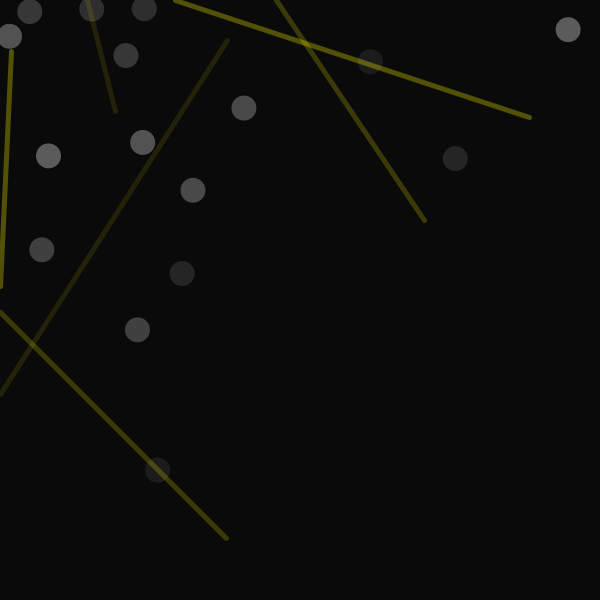
Frame 1 (no input)
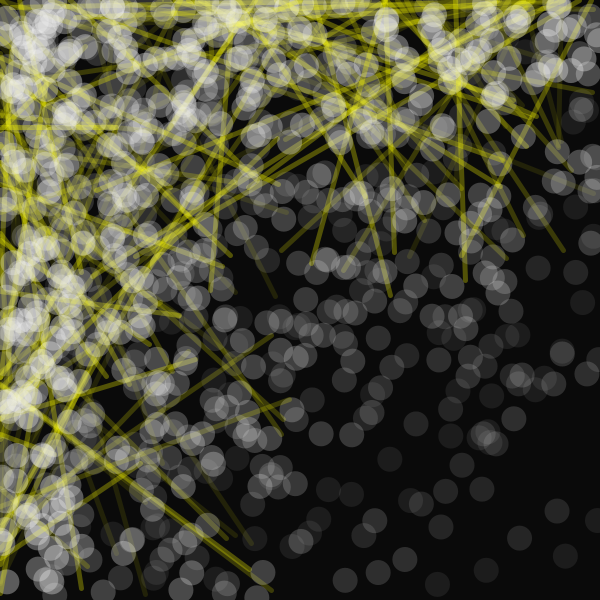
Frame 60 (the mouse pressed at the canvas centre just before this capture)
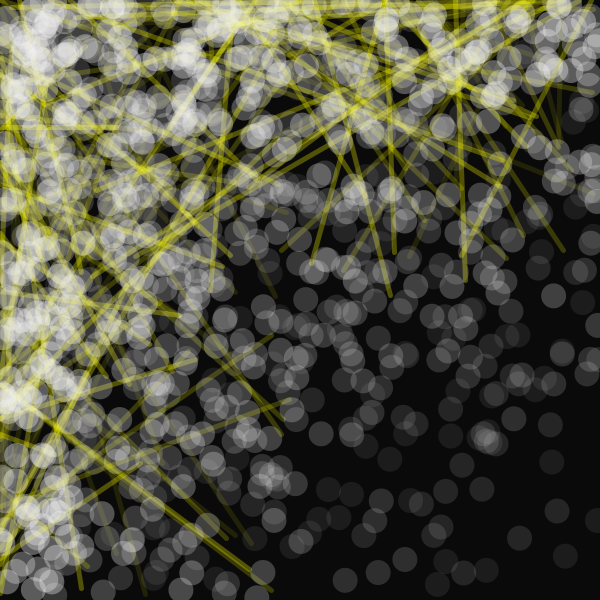
Frame 120 (the mouse held since frame 60 and released just before this capture)

The Processing sketch that drew these frames (run headless with seeded random() and noise(); from frame 60 on, the mouse is pressed at the canvas centre):

// Processing sketch: processing_36726
// ── processing_36726.pde

void setup() {
  size(600, 600);
  smooth();
  background(10);
}

// Number of circles per type
int circles = 75;
int x = 25;

void draw() {

  //circles fade left to right
  if (circles > 0) {
    noStroke();
    ellipseMode(CENTER);
    fill(240, 90);
    ellipse(random(width/8), random(height), 25, 25);
    fill(240, 80);
    ellipse(random(2*width/8), random(height), 25, 25);
    fill(240, 70);
    ellipse(random(3*width/8), random(height), 25, 25);
    fill(240, 60);
    ellipse(random(4*width/8), random(height), 25, 25);
    fill(240, 50);
    ellipse(random(5*width/8), random(height), 25, 25);
    fill(240, 40);
    ellipse(random(6*width/8), random(height), 25, 25);
    fill(240, 30);
    ellipse(random(7*width/8), random(height), 25, 25);
    fill(240, 20);
    ellipse(random(width), random(height), 25, 25);

    //circles fade top to bottom
    fill(240, 90);
    ellipse(random(width), random(height/8), 25, 25);
    fill(240, 80);
    ellipse(random(width), random(2*height/8), 25, 25);
    fill(240, 70);
    ellipse(random(width), random(3*height/8), 25, 25);
    fill(240, 60);
    ellipse(random(width), random(4*height/8), 25, 25);
    fill(240, 50);
    ellipse(random(width), random(5*height/8), 25, 25);
    fill(240, 40);
    ellipse(random(width), random(6*height/8), 25, 25);
    fill(240, 30);
    ellipse(random(width), random(7*height/8), 25, 25);
    fill(240, 20);
    ellipse(random(width), random(height), 25, 25);
  }
  circles--;

  //lines on top half
  if (x>0) {
    strokeWeight(5);
    stroke(255, 255, 0, 75);
    line(random(width), 0, random(width), random(height/2));
    stroke(255, 255, 0, 50);
    line(random(width), 0, random(width), random(height/2));
    stroke(255, 255, 0, 25);
    line(random(width), 0, random(width), random(height/2));

//lines on left half
    stroke(255, 255, 0, 75);
    line(0, random(height), random(width/2), random(height));
    stroke(255, 255, 0, 50);
    line(0, random(height), random(width/2), random(height));
    stroke(255, 255, 0, 25);
    line(0, random(height), random(width/2), random(height));
  }
  x--;
}
